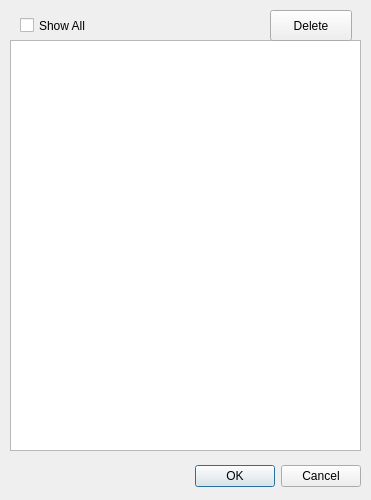
<?xml version="1.0" encoding="UTF-8"?>
<ui version="4.0">
 <class>StartEncounterDialog</class>
 <widget class="QDialog" name="StartEncounterDialog">
  <property name="geometry">
   <rect>
    <x>0</x>
    <y>0</y>
    <width>371</width>
    <height>500</height>
   </rect>
  </property>
  <property name="windowTitle">
   <string>Start Encounter</string>
  </property>
  <widget class="QListWidget" name="encountersList">
   <property name="geometry">
    <rect>
     <x>10</x>
     <y>40</y>
     <width>351</width>
     <height>411</height>
    </rect>
   </property>
  </widget>
  <widget class="QPushButton" name="pushButton">
   <property name="geometry">
    <rect>
     <x>270</x>
     <y>10</y>
     <width>82</width>
     <height>31</height>
    </rect>
   </property>
   <property name="text">
    <string>Delete</string>
   </property>
  </widget>
  <widget class="QWidget" name="">
   <property name="geometry">
    <rect>
     <x>10</x>
     <y>460</y>
     <width>351</width>
     <height>32</height>
    </rect>
   </property>
   <layout class="QHBoxLayout" name="horizontalLayout">
    <item>
     <widget class="QDialogButtonBox" name="buttonBox">
      <property name="orientation">
       <enum>Qt::Horizontal</enum>
      </property>
      <property name="standardButtons">
       <set>QDialogButtonBox::Cancel|QDialogButtonBox::Ok</set>
      </property>
     </widget>
    </item>
   </layout>
  </widget>
  <widget class="QCheckBox" name="showAllCheckBox">
   <property name="geometry">
    <rect>
     <x>20</x>
     <y>10</y>
     <width>86</width>
     <height>31</height>
    </rect>
   </property>
   <property name="text">
    <string>Show All</string>
   </property>
  </widget>
 </widget>
 <resources/>
 <connections>
  <connection>
   <sender>buttonBox</sender>
   <signal>accepted()</signal>
   <receiver>StartEncounterDialog</receiver>
   <slot>accept()</slot>
   <hints>
    <hint type="sourcelabel">
     <x>248</x>
     <y>254</y>
    </hint>
    <hint type="destinationlabel">
     <x>157</x>
     <y>274</y>
    </hint>
   </hints>
  </connection>
  <connection>
   <sender>buttonBox</sender>
   <signal>rejected()</signal>
   <receiver>StartEncounterDialog</receiver>
   <slot>reject()</slot>
   <hints>
    <hint type="sourcelabel">
     <x>316</x>
     <y>260</y>
    </hint>
    <hint type="destinationlabel">
     <x>286</x>
     <y>274</y>
    </hint>
   </hints>
  </connection>
 </connections>
</ui>
